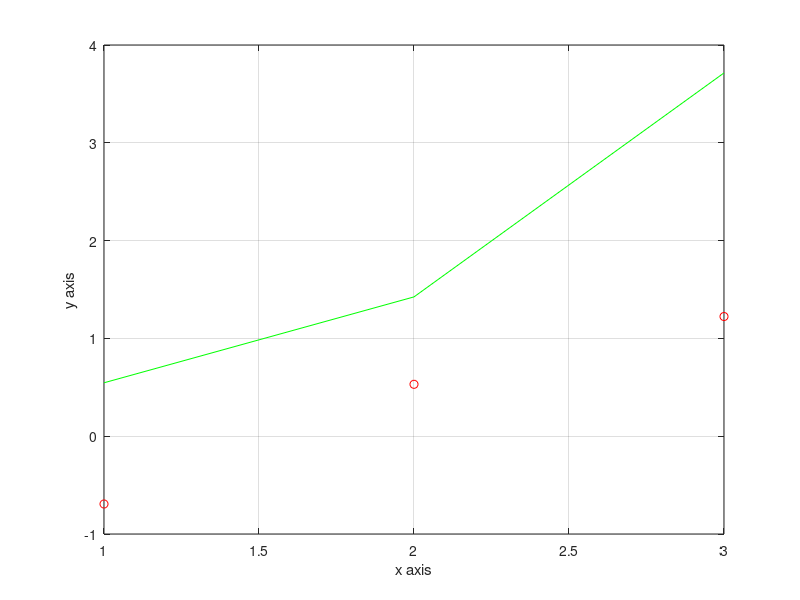

Here is the MATLAB script that generated this plot:
clc;
close all;
clear all;
x=[1:3];
y=[0.5 1.7 3.4];
y=log(y);
n=length(x);
sumx=sum(x);
sumxsqrt=sum(x.^2);
sumy=sum(y);
sumxy=sum(x.*y);
A=[n sumx
    sumx sumxsqrt];
B=[sumy
    sumxy];
a=A\B;
p=exp(a(1));
q=a(2);

ym=p.*(exp(q.*x));

plot(x,y,'ro');
grid on;
hold on
plot(x,ym,'g');
xlabel ('x axis');

ylabel('y axis');
